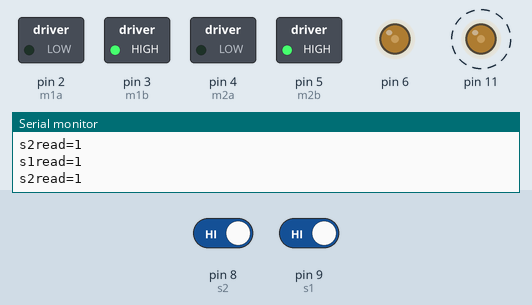
The sketch below on a simulated Arduino Uno, built with avr-gcc and run on an emulated ATmega328P. On the bench: switched loads named in the sketch (green lamp = pin HIGH), output pins drawn as LEDs (lit = HIGH), the last lines printed to the serial monitor. Dashed ring = blinking. The inputs (shaded band) are chosen by the test bench; at power-on: pin 9 (s1) HIGH, pin 8 (s2) HIGH.

Above: at 5.0 s.
5.1 s: pin 9 (s1) driven LOW
At 7.8 s:
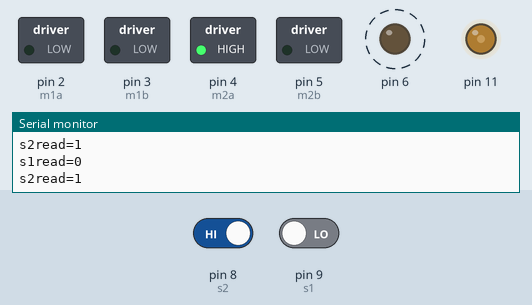
11.3 s: pin 8 (s2) driven LOW
At 13.0 s:
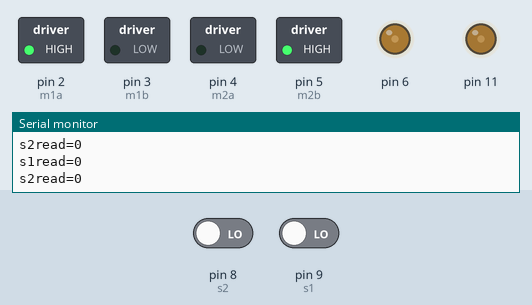
14.1 s: pin 8 (s2) driven HIGH
At 16.9 s:
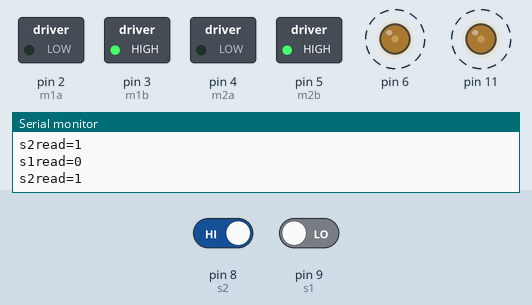
20.3 s: pin 9 (s1) driven HIGH
At 23.7 s:
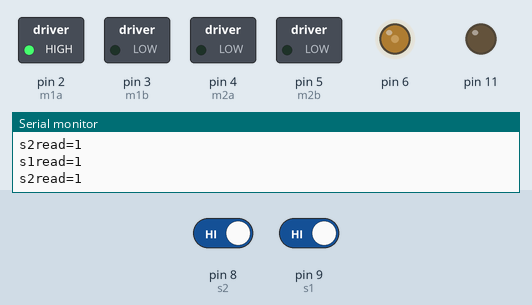
Timing chart, 0 to 27.5 s (numbered marks = the images above; inputs shaded):
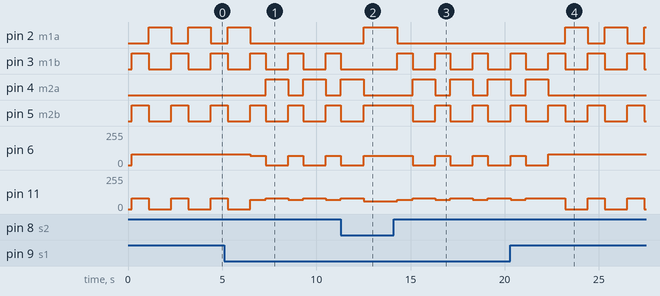

Measured:
- after the input at 5.1 s, pin 2 (m1a): goes on until 6.5 s, then stays LOW; pin 4 (m2a): alternates HIGH for 1.2 s and LOW for 0.80 s, starting after 2.2 s; pin 6: alternates 70/255 for 0.80 s and 0/255 for 1.2 s, starting after 1.4 s
- after the input at 11.3 s, pin 2 (m1a): LOW → HIGH after 1.2 s; pin 3 (m1b): goes on until 11.3 s, then stays LOW; pin 4 (m2a): goes on until 12.5 s, then stays LOW; pin 5 (m2b): goes on until 12.5 s, then stays HIGH; pin 6: goes on until 12.5 s, then stays 70/255
- after the input at 14.1 s, pin 2 (m1a): HIGH → LOW after 0.21 s; pin 3 (m1b): alternates HIGH for 0.80 s and LOW for 1.2 s, starting after 0.21 s
- after the input at 20.3 s, pin 2 (m1a): alternates HIGH for 1.2 s and LOW for 0.90 s, starting after 2.9 s; pin 4 (m2a): goes on until 22.3 s, then stays LOW
- by itself, pin 2 (m1a): alternates HIGH for 1.2 s and LOW for 0.90 s
- by itself, pin 3 (m1b), pin 5 (m2b): alternates HIGH for 0.80 s and LOW for 1.2 s
- by itself, pin 11: repeats every 2.0 s: 70/255 0.80 s, 80/255 1.2 s

The sketch:

EDGE_AVOIDER_ROBOT.ino
```cpp
int m1a = 2;
int m1b = 3;
int m2a = 4;
int m2b = 5;
int en1 = 6;
int en2 = 11;
int s1 = 9;
int s1read;
int s2 = 8;
int s2read;
void setup() {
  // put your setup code here, to run once:
pinMode(9, INPUT);
pinMode(8, INPUT);
pinMode(2, OUTPUT);
pinMode(3, OUTPUT);
pinMode(4, OUTPUT);
pinMode(5, OUTPUT);
pinMode(6, OUTPUT);
pinMode(11, OUTPUT);
Serial.begin(9600);
}

void loop() {
  // put your main code here, to run repeatedly:
s1read = digitalRead(s1);
 s2read = digitalRead(s2);
 Serial.print("s1read=");
 Serial.println(s1read);

 Serial.print("s2read=");
 Serial.println(s2read);
 delay(200);
 if (s1read==0 && s2read ==0)
{
//forward
analogWrite(6, 70);
  analogWrite(11, 60);
  digitalWrite(m1a, HIGH);
   digitalWrite(m1b, LOW);
   digitalWrite(m2a, LOW);
   digitalWrite(m2b, HIGH);
  }

 if (s1read==1 && s2read ==0)
{

   analogWrite(6, 70);
   analogWrite(11, 70);
   digitalWrite(m1a, LOW);
   digitalWrite(m1b, HIGH);
   digitalWrite(m2a, LOW);
   digitalWrite(m2b, HIGH);
   delay(1000);
   analogWrite(6, 80);
   analogWrite(11, 0);
   digitalWrite(m1a, HIGH );
   digitalWrite(m1b, LOW);
   digitalWrite(m2a, LOW);
   digitalWrite(m2b, LOW);
   delay(1000);
  }
  if (s1read==0 && s2read ==1)
{

   analogWrite(6, 70);
   analogWrite(11, 70);
   digitalWrite(m1a, LOW);
   digitalWrite(m1b, HIGH);
   digitalWrite(m2a, LOW);
   digitalWrite(m2b, HIGH);
   delay(800);
   analogWrite(6, 0);
   analogWrite(11, 80);
   digitalWrite(m1a, LOW);
   digitalWrite(m1b, LOW);
   digitalWrite(m2a, HIGH);
   digitalWrite(m2b, LOW);

   delay(1000);

  }
if (s1read == 1 && s2read == 1)
{
analogWrite(6, 80);
   analogWrite(11, 80);
   digitalWrite(m1a, LOW);
   digitalWrite(m1b, HIGH);
   digitalWrite(m2a, LOW);
   digitalWrite(m2b, HIGH);
   delay(900);
analogWrite(6, 80);
  analogWrite(11, 0);
  digitalWrite(m1a, HIGH);
   digitalWrite(m1b, LOW);
   digitalWrite(m2a, LOW);
   digitalWrite(m2b, LOW);

  delay(1000);

}
}
```
